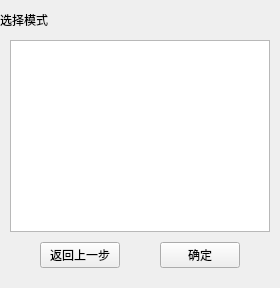
             <widget class="QWidget" name="sChoiceModePage">
              <layout class="QVBoxLayout" name="verticalLayout_5">
               <property name="spacing">
                <number>0</number>
               </property>
               <property name="leftMargin">
                <number>0</number>
               </property>
               <property name="topMargin">
                <number>0</number>
               </property>
               <property name="rightMargin">
                <number>0</number>
               </property>
               <property name="bottomMargin">
                <number>0</number>
               </property>
               <item>
                <spacer name="verticalSpacer_11">
                 <property name="orientation">
                  <enum>Qt::Vertical</enum>
                 </property>
                 <property name="sizeType">
                  <enum>QSizePolicy::Fixed</enum>
                 </property>
                 <property name="sizeHint" stdset="0">
                  <size>
                   <width>20</width>
                   <height>10</height>
                  </size>
                 </property>
                </spacer>
               </item>
               <item>
                <layout class="QHBoxLayout" name="horizontalLayout_7">
                 <property name="spacing">
                  <number>0</number>
                 </property>
                 <item>
                  <widget class="QLabel" name="sChoiceModePageTitle_2">
                   <property name="styleSheet">
                    <string notr="true">font: 16pt &quot;等线&quot;;</string>
                   </property>
                   <property name="text">
                    <string>选择模式</string>
                   </property>
                  </widget>
                 </item>
                 <item>
                  <spacer name="horizontalSpacer_3">
                   <property name="orientation">
                    <enum>Qt::Horizontal</enum>
                   </property>
                   <property name="sizeHint" stdset="0">
                    <size>
                     <width>40</width>
                     <height>20</height>
                    </size>
                   </property>
                  </spacer>
                 </item>
                </layout>
               </item>
               <item>
                <spacer name="verticalSpacer_12">
                 <property name="orientation">
                  <enum>Qt::Vertical</enum>
                 </property>
                 <property name="sizeType">
                  <enum>QSizePolicy::Fixed</enum>
                 </property>
                 <property name="sizeHint" stdset="0">
                  <size>
                   <width>20</width>
                   <height>10</height>
                  </size>
                 </property>
                </spacer>
               </item>
               <item>
                <layout class="QHBoxLayout" name="horizontalLayout_9">
                 <property name="spacing">
                  <number>0</number>
                 </property>
                 <item>
                  <spacer name="horizontalSpacer_24">
                   <property name="orientation">
                    <enum>Qt::Horizontal</enum>
                   </property>
                   <property name="sizeType">
                    <enum>QSizePolicy::Fixed</enum>
                   </property>
                   <property name="sizeHint" stdset="0">
                    <size>
                     <width>10</width>
                     <height>20</height>
                    </size>
                   </property>
                  </spacer>
                 </item>
                 <item>
                  <widget class="QTableWidget" name="tableWidget_3"/>
                 </item>
                 <item>
                  <spacer name="horizontalSpacer_25">
                   <property name="orientation">
                    <enum>Qt::Horizontal</enum>
                   </property>
                   <property name="sizeType">
                    <enum>QSizePolicy::Fixed</enum>
                   </property>
                   <property name="sizeHint" stdset="0">
                    <size>
                     <width>10</width>
                     <height>20</height>
                    </size>
                   </property>
                  </spacer>
                 </item>
                </layout>
               </item>
               <item>
                <spacer name="verticalSpacer_13">
                 <property name="orientation">
                  <enum>Qt::Vertical</enum>
                 </property>
                 <property name="sizeType">
                  <enum>QSizePolicy::Fixed</enum>
                 </property>
                 <property name="sizeHint" stdset="0">
                  <size>
                   <width>20</width>
                   <height>10</height>
                  </size>
                 </property>
                </spacer>
               </item>
               <item>
                <layout class="QHBoxLayout" name="horizontalLayout_10">
                 <property name="spacing">
                  <number>0</number>
                 </property>
                 <item>
                  <spacer name="horizontalSpacer_26">
                   <property name="orientation">
                    <enum>Qt::Horizontal</enum>
                   </property>
                   <property name="sizeHint" stdset="0">
                    <size>
                     <width>40</width>
                     <height>20</height>
                    </size>
                   </property>
                  </spacer>
                 </item>
                 <item>
                  <widget class="QPushButton" name="choiceMReturnButton_5">
                   <property name="styleSheet">
                    <string notr="true">font: 16pt &quot;等线&quot;;</string>
                   </property>
                   <property name="text">
                    <string>返回上一步</string>
                   </property>
                  </widget>
                 </item>
                 <item>
                  <spacer name="horizontalSpacer_27">
                   <property name="orientation">
                    <enum>Qt::Horizontal</enum>
                   </property>
                   <property name="sizeHint" stdset="0">
                    <size>
                     <width>40</width>
                     <height>20</height>
                    </size>
                   </property>
                  </spacer>
                 </item>
                 <item>
                  <widget class="QPushButton" name="choiceMReturnButton_6">
                   <property name="styleSheet">
                    <string notr="true">font: 16pt &quot;等线&quot;;</string>
                   </property>
                   <property name="text">
                    <string>确定</string>
                   </property>
                  </widget>
                 </item>
                 <item>
                  <spacer name="horizontalSpacer_28">
                   <property name="orientation">
                    <enum>Qt::Horizontal</enum>
                   </property>
                   <property name="sizeHint" stdset="0">
                    <size>
                     <width>40</width>
                     <height>20</height>
                    </size>
                   </property>
                  </spacer>
                 </item>
                </layout>
               </item>
               <item>
                <spacer name="verticalSpacer_14">
                 <property name="orientation">
                  <enum>Qt::Vertical</enum>
                 </property>
                 <property name="sizeType">
                  <enum>QSizePolicy::Fixed</enum>
                 </property>
                 <property name="sizeHint" stdset="0">
                  <size>
                   <width>20</width>
                   <height>20</height>
                  </size>
                 </property>
                </spacer>
               </item>
              </layout>
             </widget>
